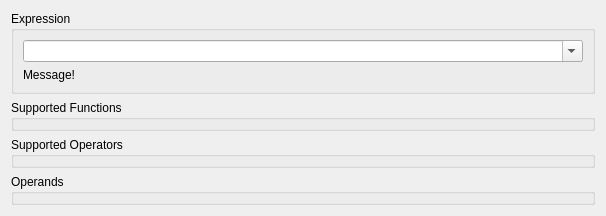
<?xml version="1.0" encoding="UTF-8"?>
<ui version="4.0">
 <class>ExpressionValue_Dlg</class>
 <widget class="QWidget" name="ExpressionValue_Dlg">
  <property name="geometry">
   <rect>
    <x>0</x>
    <y>0</y>
    <width>606</width>
    <height>180</height>
   </rect>
  </property>
  <property name="windowTitle">
   <string>Form</string>
  </property>
  <layout class="QVBoxLayout" name="verticalLayout">
   <item>
    <widget class="QGroupBox" name="groupBox">
     <property name="sizePolicy">
      <sizepolicy hsizetype="Preferred" vsizetype="Preferred">
       <horstretch>0</horstretch>
       <verstretch>0</verstretch>
      </sizepolicy>
     </property>
     <property name="title">
      <string>Expression</string>
     </property>
     <layout class="QGridLayout" name="gridLayout">
      <item row="0" column="0">
       <widget class="QComboBox" name="editor">
        <property name="editable">
         <bool>true</bool>
        </property>
       </widget>
      </item>
      <item row="1" column="0">
       <widget class="QLabel" name="label_msg">
        <property name="text">
         <string>Message!</string>
        </property>
       </widget>
      </item>
     </layout>
    </widget>
   </item>
   <item>
    <widget class="QGroupBox" name="groupBox_funcs">
     <property name="title">
      <string>Supported Functions</string>
     </property>
    </widget>
   </item>
   <item>
    <widget class="QGroupBox" name="groupBox_ops">
     <property name="title">
      <string>Supported Operators</string>
     </property>
    </widget>
   </item>
   <item>
    <widget class="QGroupBox" name="groupBox_operands">
     <property name="title">
      <string>Operands</string>
     </property>
    </widget>
   </item>
   <item>
    <spacer name="verticalSpacer">
     <property name="orientation">
      <enum>Qt::Vertical</enum>
     </property>
     <property name="sizeHint" stdset="0">
      <size>
       <width>0</width>
       <height>0</height>
      </size>
     </property>
    </spacer>
   </item>
  </layout>
 </widget>
 <resources/>
 <connections>
  <connection>
   <sender>editor</sender>
   <signal>currentTextChanged(QString)</signal>
   <receiver>ExpressionValue_Dlg</receiver>
   <slot>onValueChange(QString)</slot>
   <hints>
    <hint type="sourcelabel">
     <x>302</x>
     <y>41</y>
    </hint>
    <hint type="destinationlabel">
     <x>302</x>
     <y>186</y>
    </hint>
   </hints>
  </connection>
 </connections>
 <slots>
  <slot>onValueChange(QString)</slot>
 </slots>
</ui>
